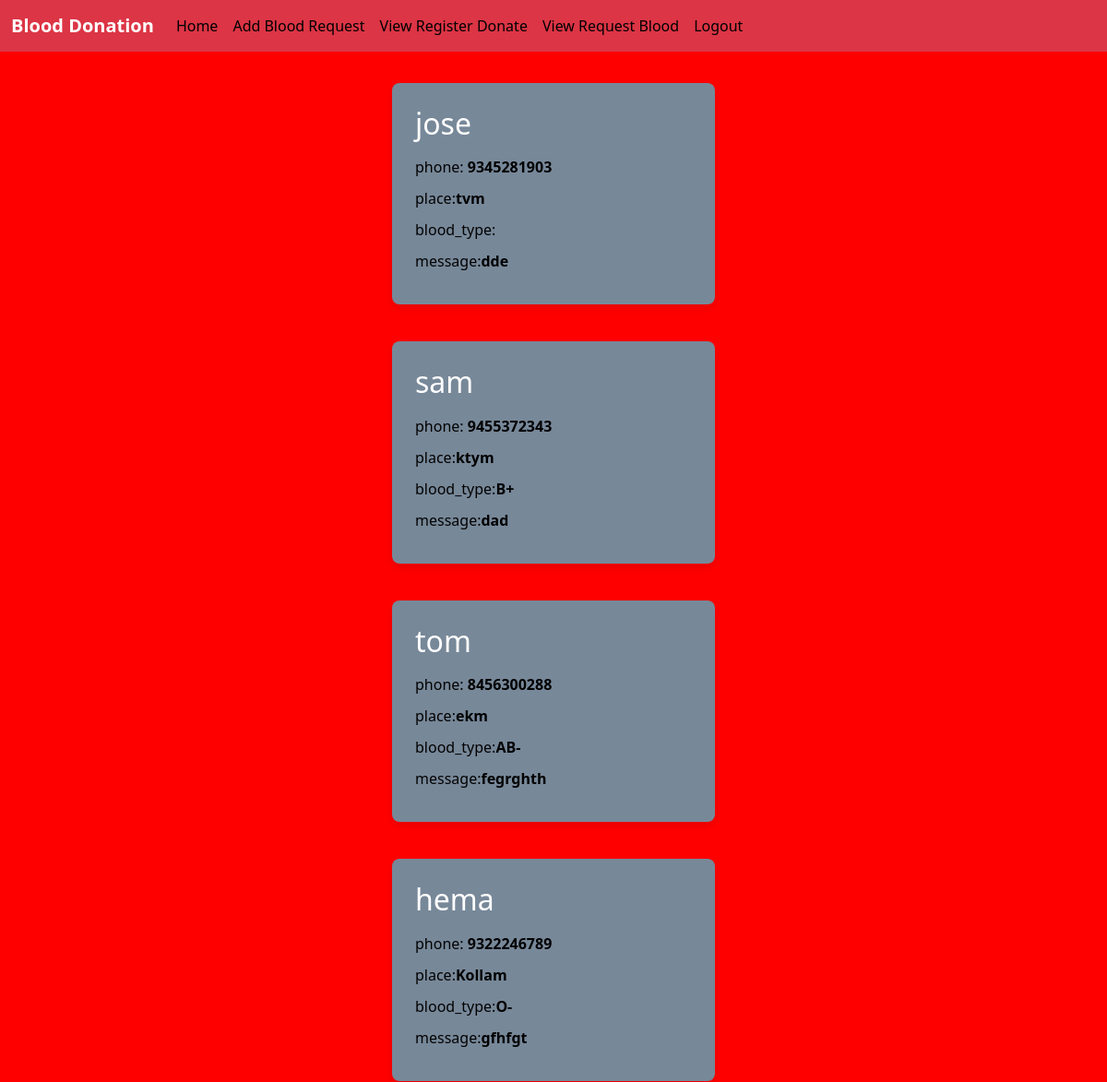
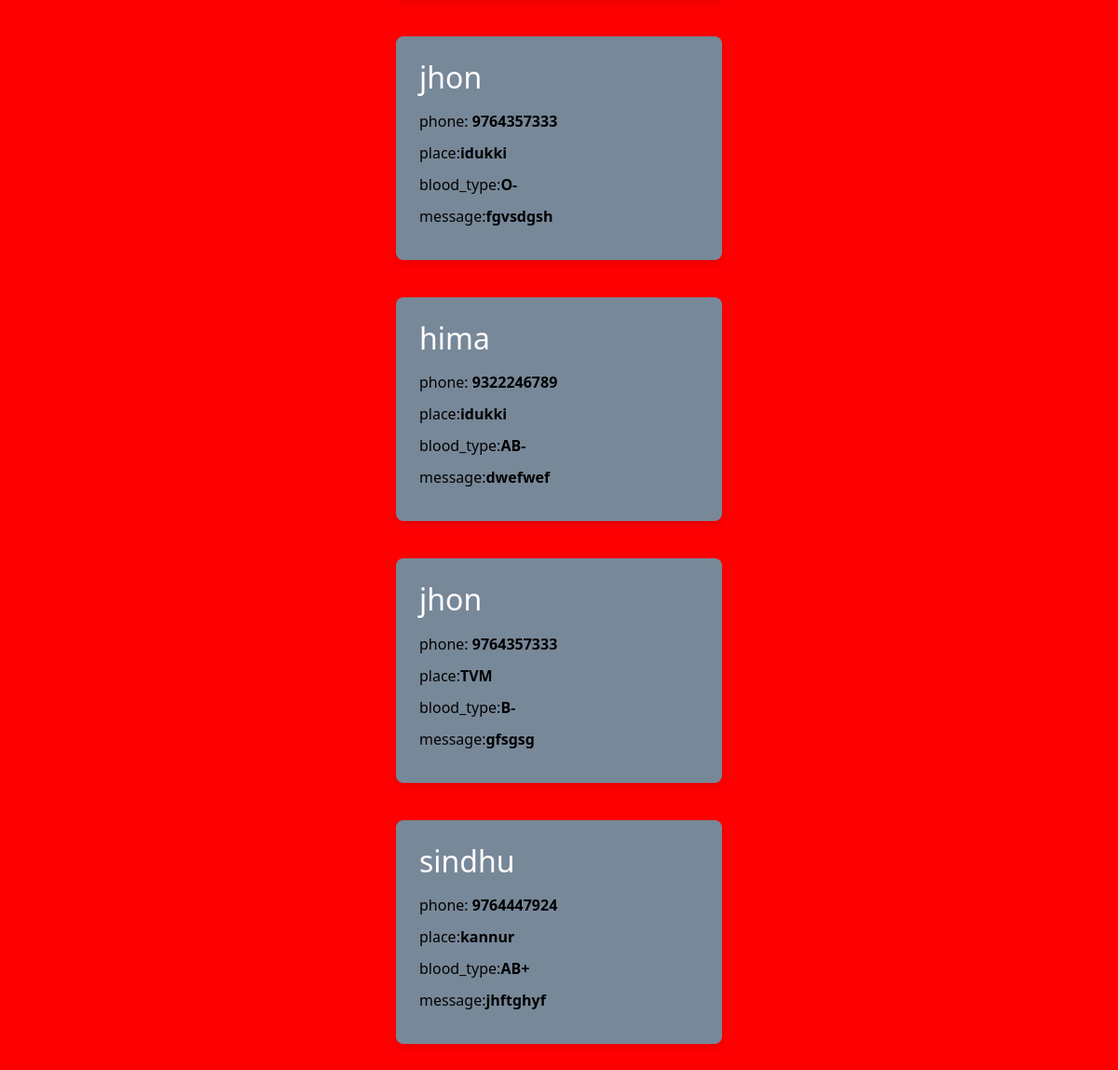
The page /view_request_blood on the database its author committed (2 pictures, top to bottom).
### app/models.py (models this page shows, shortened)
class BloodDonationRequest(models.Model):
    BLOOD_TYPE_CHOICES = [
        ('A+', 'A+'),
        ('A-', 'A-'),
        ('B+', 'B+'),
        ('B-', 'B-'),
        ('O+', 'O+'),
        ('O-', 'O-'),
        ('AB+', 'AB+'),
        ('AB-', 'AB-'),
    ]
    name = models.CharField(max_length=255)
    phone = models.CharField(max_length=15)
    place = models.CharField(max_length=255)
    blood_type = models.CharField(max_length=3, choices=BLOOD_TYPE_CHOICES)
    message = models.TextField()
    is_active = models.BooleanField(default=True)
    created_at = models.DateTimeField(auto_now_add=True)

### app/views.py (the view, shortened to what this page needs)
# urls.py: path('view_request_blood',views.view_request_blood),
def view_request_blood(request):
    requests = BloodDonationRequest.objects.all()
    return render(request, 'admin/viewrequestblood.html', {'requests': requests})

### template/admin/viewrequestblood.html (shortened to what this page needs)
<!DOCTYPE html>
<html lang="en">
<head>
    <link href="https://cdn.jsdelivr.net/npm/bootstrap@5.3.3/dist/css/bootstrap.min.css" rel="stylesheet">
</head>
<body>
    <nav class="navbar navbar-expand-sm bg-danger navbar-dark fixed-top">
        <div class="container-fluid">
            <a class="navbar-brand" href="#">Blood Donation</a>
            <div class="collapse navbar-collapse" id="collapsibleNavbar">
                <ul class="navbar-nav">
                    <li class="nav-item">
                        <a class="nav-link" href="/">Home</a>
                    </li>
                    <li class="nav-item">
                        <a class="nav-link" href="../add_blood_request">Add Blood Request</a>
                    </li>
                    <li class="nav-item">
                        <a class="nav-link" href="../view_register_donate">View Register Donate</a>
                    </li>
                    <li class="nav-item">
                        <a class="nav-link" href="../view_request_blood">View Request Blood</a>
                    </li>
                    <li class="nav-item">
                        <a class="nav-link" href="../logout">Logout</a>
                    </li>
                </ul>
            </div>
        </div>
    </nav>
    <div class="container">
        <div class="row">
            {% for request in requests %}
            <div class="col-lg-12">
                <div class="col-lg-7">
                    <h1 class="mb-3">{{request.name}}</h1>
                    <p>phone: <span class="text-success fw-bold">{{request.phone}}</span></p>
                    <p>place:<span class="text-success fw-bold">{{request.place}}</span></p>
                    <p>blood_type:<span class="text-success fw-bold">{{request.blood_type}}</span></p>
                    <p>message:<span class="text-success fw-bold">{{request.message}}</span></p>
                </div>
            </div>
            {% endfor %}
        </div>
    </div>
</body>
</html>

### template/admin/viewrequestblood.html (style rules this page uses)
body { background-color: red; }
.navbar { transition: background-color 0.3s ease; }
.navbar-brand { font-weight: bold; }
.nav-link { border-radius: 5px; color: black; }
* { margin: 0; padding: 0; box-sizing: border-box; }
.container { width: 100%; max-width: 1200px; margin: 0 auto; padding: 80px; }
.row { display: flex; flex-wrap: wrap; gap: 20px; }
.col-lg-12 { width: 100%; display: flex; justify-content: center; }
.col-lg-7 { width: 350px; max-width: 900px; background-color: lightslategray; padding: 25px; border-radius: 8px; box-shadow: 0 4px 10px rgba(0, 0, 0, 0.1); margin: 10px 0; }
h1.mb-3 { font-size: 2rem; color: rgb(255, 254, 254); margin-bottom: 15px; }
p { font-size: 1rem; color: #030202; margin: 10px 0; }
p span { color: black; font-weight: bold; }
.text-success { color: black !important; }
.fw-bold { font-weight: bold; }

### rows shown on the page
BloodDonationRequest: name "jose", phone "9345281903", place "tvm", message "dde"
BloodDonationRequest: name "sam", phone "9455372343", place "ktym", blood_type "B+", message "dad"
BloodDonationRequest: name "tom", phone "8456300288", place "ekm", blood_type "AB-", message "fegrghth"
BloodDonationRequest: name "hema", phone "9322246789", place "Kollam", blood_type "O-", message "gfhfgt"
BloodDonationRequest: name "jhon", phone "9764357333", place "idukki", blood_type "O-", message "fgvsdgsh"
BloodDonationRequest: name "hima", phone "9322246789", place "idukki", blood_type "AB-", message "dwefwef"
BloodDonationRequest: name "jhon", phone "9764357333", place "TVM", blood_type "B-", message "gfsgsg"
BloodDonationRequest: name "sindhu", phone "9764447924", place "kannur", blood_type "AB+", message "jhftghyf"
